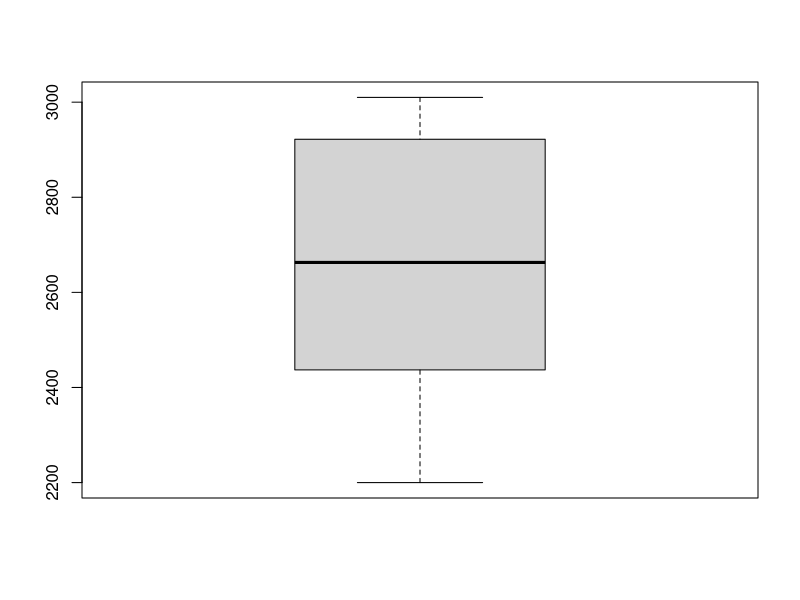

R code for this plot:
x = c(2656,2301,2975,3002,2468,2742,2830,2405,2677,2990,2200,2764,2337,2961,3010,2976,2375,2602,2670,2922,2344,2760,2555,2524,2814,2996,2437,2268,2448,2460)
stem(x)
boxplot(x)
